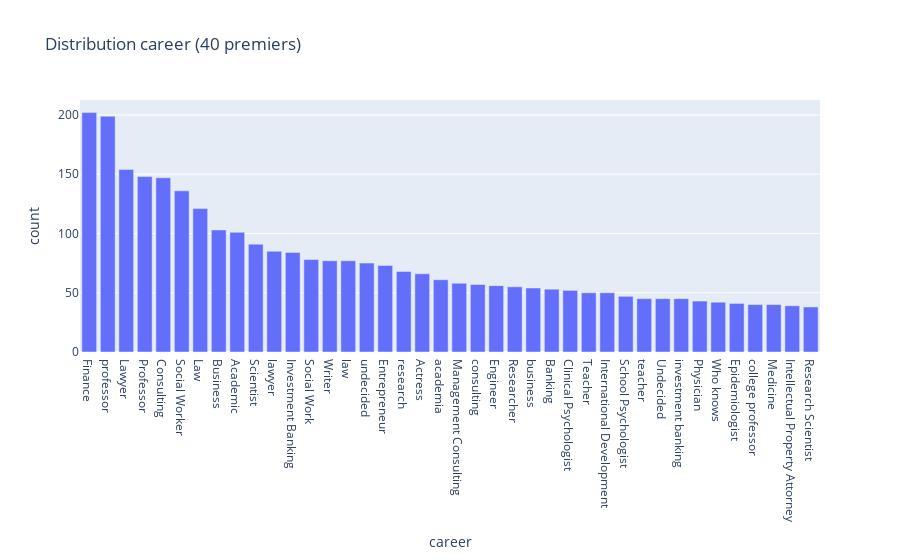

Notebook code for this chart:
### Code cell
distrib_metier = px.bar(df['career'].value_counts()[:40].reset_index(),x='career',y='count',title='Distribution career (40 premiers)')
distrib_metier.show()

### Figure 1 — Plotly figure (JSON) as saved in the notebook; plotly's stock layout.template omitted (floating-point values rounded to 4 significant figures)
{"data": [{"hovertemplate": "career=%{x}<br>count=%{y}<extra></extra>", "legendgroup": "", "marker": {"color": "#636efa", "pattern": {"shape": ""}}, "name": "", "orientation": "v", "showlegend": false, "textposition": "auto", "type": "bar", "x": ["Finance", "professor", "Lawyer", "Professor", "Consulting", "Social Worker", "Law", "Business", "Academic", "Scientist", "lawyer", "Investment Banking", "Social Work", "Writer", "law", "undecided", "Entrepreneur", "research", "Actress", "academia", "Management Consulting", "consulting", "Engineer", "Researcher", "business", "Banking", "Clinical Psychologist", "Teacher", "International Development", "School Psychologist", "teacher", "Undecided", "investment banking", "Physician", "Who knows", "Epidemiologist", "college professor", "Medicine", "Intellectual Property Attorney", "Research Scientist"], "xaxis": "x", "y": [202, 199, 154, 148, 147, 136, 121, 103, 101, 91, 85, 84, 78, 77, 77, 75, 73, 68, 66, 61, 58, 57, 56, 55, 54, 53, 52, 50, 50, 47, 45, 45, 45, 43, 42, 41, 40, 40, 39, 38], "yaxis": "y"}], "layout": {"barmode": "relative", "legend": {"tracegroupgap": 0}, "title": {"text": "Distribution career (40 premiers)"}, "xaxis": {"anchor": "y", "domain": [0, 1], "title": {"text": "career"}}, "yaxis": {"anchor": "x", "domain": [0, 1], "title": {"text": "count"}}}}
